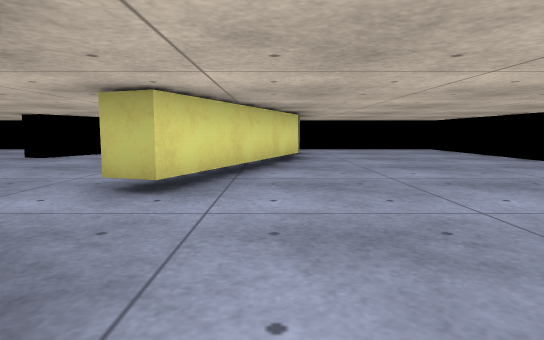
View 1 (above)

21 first-person views from a walk through a scene from a Unity 3-D project. The camera is 0.58 m above the floor, tilts 6° down and sees 75° across. The floor is counted in squares, 1 m on a side. Each view is taken from the middle of a square. On the plan, view 1 faces up. The plan holds only what a view shows up to about 10 squares ahead; the rest is blank. The place goes on beyond the plan. The player is left out. Surface patterns are stand-ins for the level's own textures.

View 2
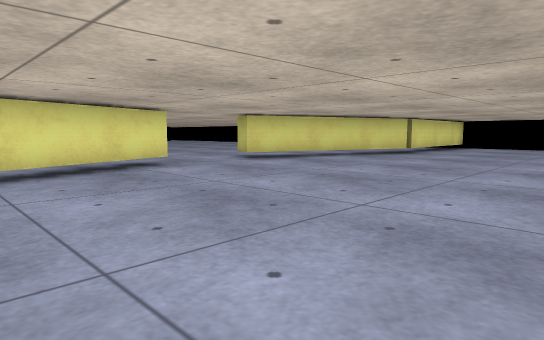

View 3
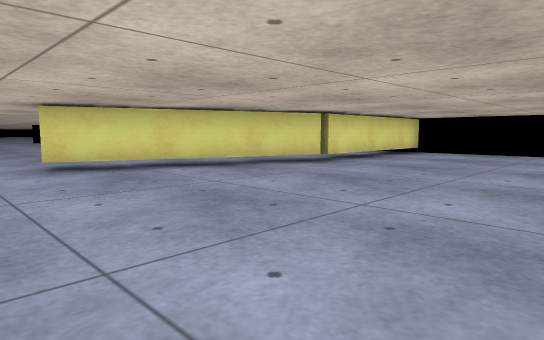

View 4
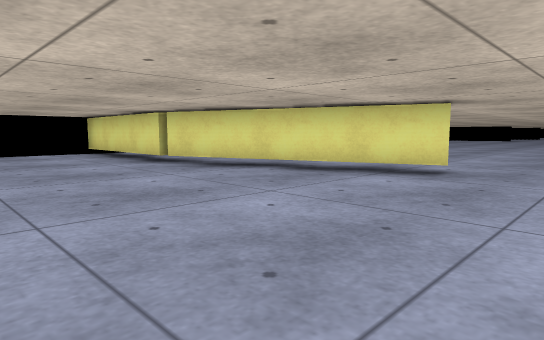

View 5
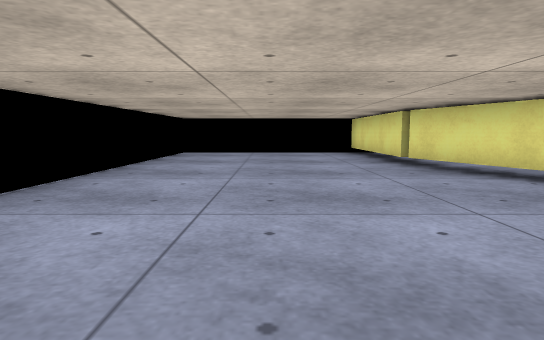

View 6
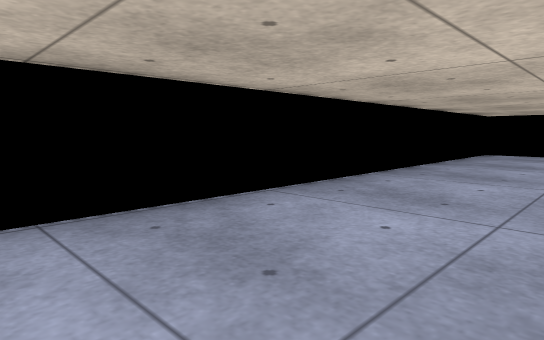

View 7
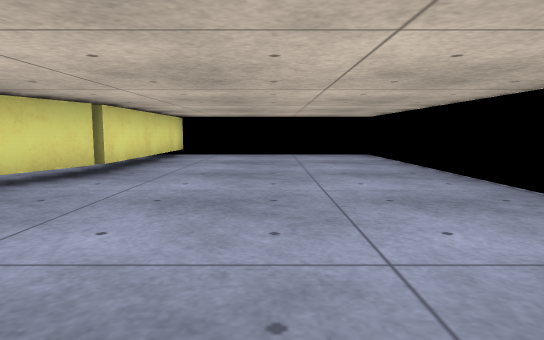

View 8
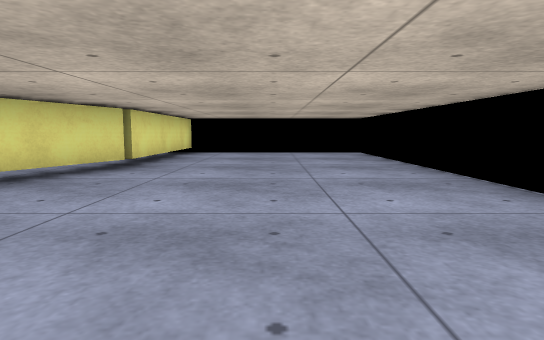

View 9
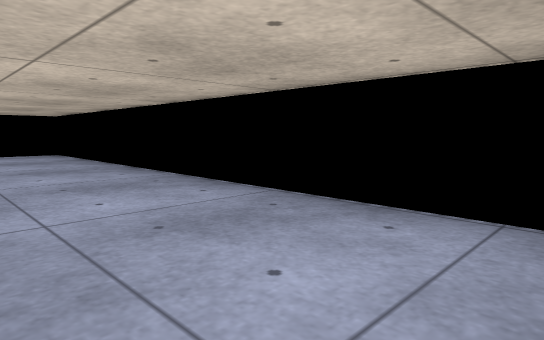

View 10
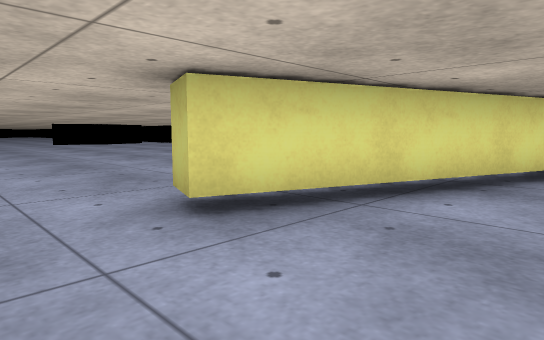

View 11
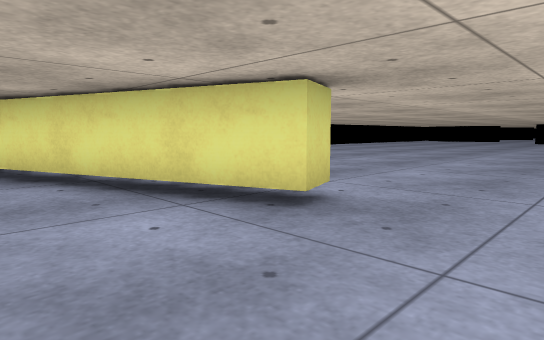

View 12
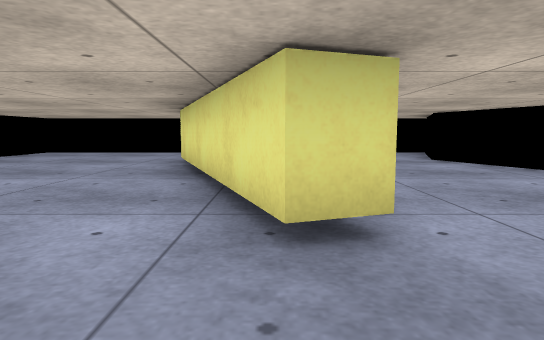

View 13
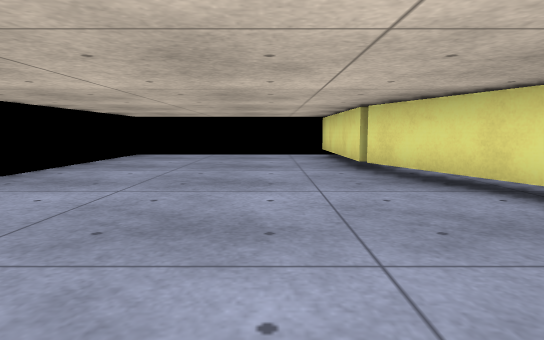

View 14
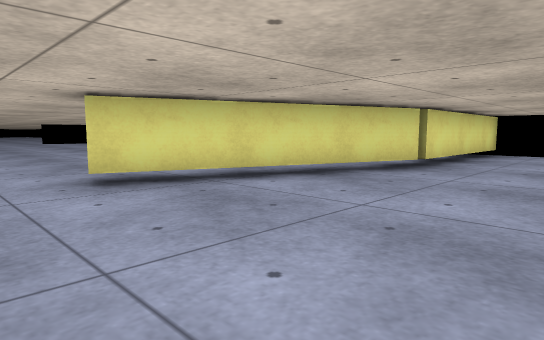

View 15
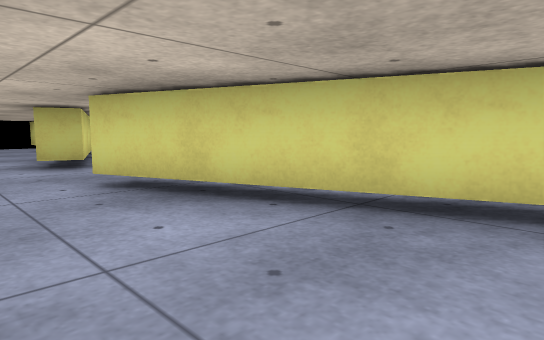

View 16
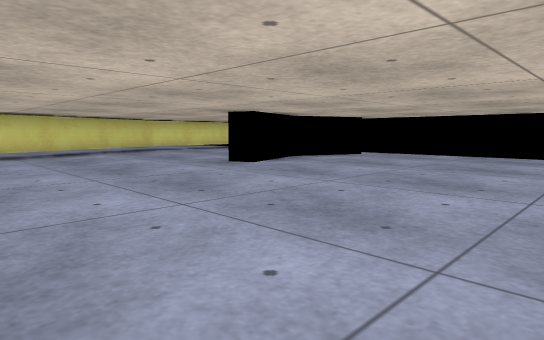

View 17
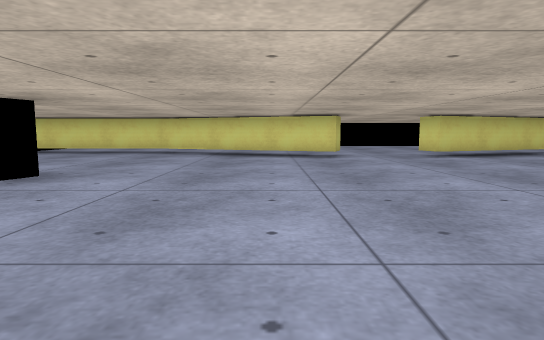

View 18
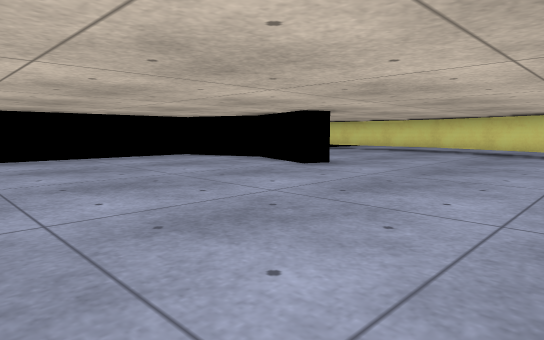

View 19
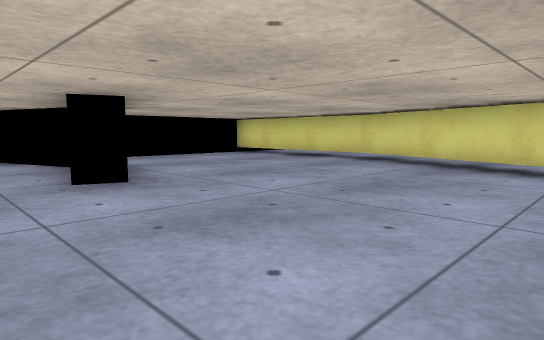

View 20
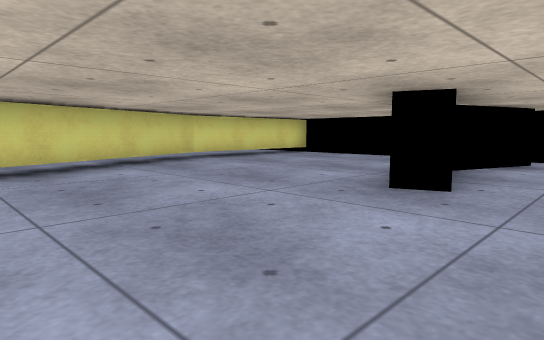

View 21
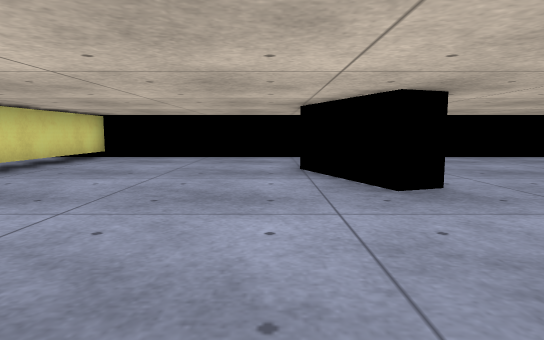

### Floor plan
Key: @ floor where view 1 was taken; # wall or solid block; . floor; ^ raised ledge; T thing the floor can be seen under or through.
Columns run from 11 left of view 1 to 6 right of it. Each row starts with its distance up from view 1.
 13            ##
 12  ..... ....#.....
 11  ..... ....#.....
 10  .....#....#.....^
  9  .....#....T.....^
  8 ...........T.....^
  7 ...........T.....^
  6 ..........TT.....^
  5 ..........T......^
  4 ..........T......^
  3   ...............^
  2 .................^
  1 ..........T......^
  0 ..........T@.....^
 -1 ..........T......^
 -2 ..........TT.....^
 -3  .....#....T.....^
 -4  ..... ....T.....^
 -5  ..... ....T.....^
 -6  ..... ....T.....
 -7  ..........T.....
 -8            ##

Positions as (right, up) in squares from view 1, and headings:
1: (0, 0), facing up
2: (5, -2), facing up-left
3: (5, 2), facing up-left
4: (4, 3), facing down-left
5: (3, 3), facing down
6: (3, 3), facing down-right
7: (3, 3), facing up
8: (3, 2), facing up
9: (3, 2), facing up-right
10: (1, 2), facing up-left
11: (1, 3), facing down-left
12: (-1, 3), facing down
13: (2, 2), facing down
14: (3, 2), facing up-left
15: (-3, -3), facing up-right
16: (-11, 2), facing down-right
17: (-10, 5), facing right
18: (-11, 4), facing up-right
19: (-7, 4), facing up-right
20: (-7, 1), facing down-right
21: (-4, 1), facing down
